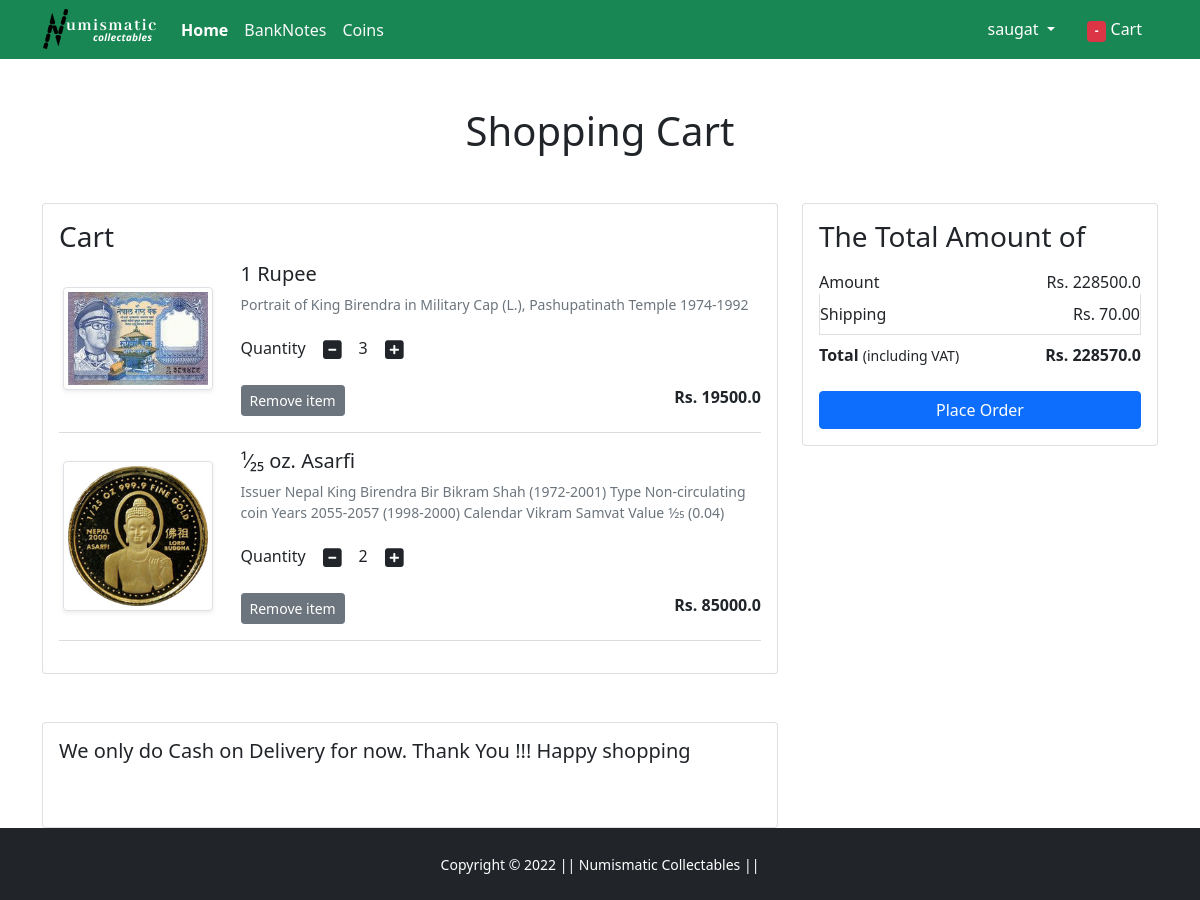
Screenshot of /cart/ (signed in) with the database file from the repository.
### app/models.py (models this page shows, shortened)
class Cart(models.Model):
    user = models.ForeignKey(User, on_delete=models.CASCADE)
    product = models.ForeignKey(Product, on_delete=models.CASCADE)
    quantity = models.PositiveIntegerField(default=1)

class Product(models.Model):
    title = models.CharField(max_length=100)
    selling_price = models.FloatField()
    discounted_price = models.FloatField()
    description = models.TextField()
    brand = models.CharField(max_length=100)
    category = models.CharField(choices=CATEGORY_CHOICES, max_length=15)
    product_image = models.ImageField(upload_to="productimg")

### app/views.py (the view)
# urls.py: path('cart/', views.show_cart, name='showcart'),
@login_required
def show_cart(request):
    if request.user.is_authenticated:
        user = request.user
        cart = Cart.objects.filter(user=user)
        amount = 0.0
        shipping_amount = 70.0
        totalamount = 0.0
        cart_product = [p for p in Cart.objects.all() if p.user == user]
        if cart_product:
            for p in cart_product:
                tempamount = (p.quantity * p.product.discounted_price)
                amount += tempamount
                totalamount = amount + shipping_amount
            return render(request, 'app/addtocart.html',{'carts':cart,'totalamount':totalamount,'amount':amount})
        else:
            return render(request, 'app/emptycart.html')

### app/templates/app/addtocart.html (shortened to what this page needs)
{% extends 'app/base.html' %}
{% load static %}
{% block main-content %}
<div class="container my-5">
 <div class="row">
  <h1 class="text-center mb-5">Shopping Cart</h1>
  <div class="col-sm-8">
  <div class="card">
   <div class="card-body">
    <h3>Cart</h3>
    {% for cart in carts %}
    <div class="row">
     <div class="col-sm-3 text-center align-self-center"><img src="{{cart.product.product_image.url}}" alt="" srcset="" class="img-fluid img-thumbnail shadow-sm" height="150" width="150"> </div>
     <div class="col-sm-9">
      <div>
       <h5>{{cart.product.title}}</h5>
       <p class="mb-2 text-muted small">{{cart.product.description}}</p>
       <div class="my-3">
        <label for="quantity">Quantity</label>
        <a class="minus-cart btn" pid="{{cart.product.id}}"><i class="fas fa-minus-square fa-lg"></i></a>
          <span id="quantity">{{cart.quantity}}</span>
        <a class="plus-cart btn" pid="{{cart.product.id}}"><i class="fas fa-plus-square fa-lg"></i></a>
       </div>
       <div class="d-flex justify-content-between">
        <a href="{% url 'showcart' %}" class="btn btn-sm btn-secondary mr-3 remove-cart" pid="{{cart.product.id}}">Remove item </a>
        <p class="mb-0"><span><strong>Rs. {{cart.product.discounted_price}}</strong></span></p>
       </div>
      </div>
     </div>
    </div>
    <hr class="text-muted">
    {% endfor %}
   </div>
   </div>
  </div>
  <div class="col-sm-4">
   <div class="card">
    <div class="card-body">
      <h3>The Total Amount of</h3>
      <ul class="list-group">
       <li class="list-group-item d-flex justify-content-between align-items-center border-0 px-0 pb-0">Amount<span>Rs. <span id="amount">{{amount}}</span></span></li>
       <li class="list-group-item d-flex justify-content-between align-items-center px-0">Shipping<span>Rs. 70.00</span></li>
       <li class="list-group-item d-flex justify-content-between align-items-center border-0 px-0 mb-3">
        <div>
           <strong>Total</strong> <small>(including VAT)</small>
         </div>
         <span><strong>Rs. <strong id="totalamount">{{totalamount}}</strong> </strong></span>
       </li>
      </ul>
      <div class="d-grid"><a href="{% url 'checkout' %}" class="btn btn-primary">Place Order</a></div>
    </div>
   </div>
  </div>
 </div>
</div>
<div class="container">
 <div class="row">
  <div class="col-sm-8">
   <div class="card">
    <div class="card-body">
      <h5 class="mb-4">We only do Cash on Delivery for now. Thank You !!! Happy shopping</h5>
    </div>
  </div>
  </div>
 </div>
</div>
{% endblock main-content %}

### app/templates/app/base.html (shortened to what this page needs)
<!doctype html>
{% load static %}
<html lang="en">
  <head>
    <link href="https://cdn.jsdelivr.net/npm/bootstrap@5.0.0-beta1/dist/css/bootstrap.min.css" rel="stylesheet">
    <link rel="stylesheet" href="{% static 'app/css/owl.carousel.min.css' %}">
    <link rel="stylesheet" href="{% static 'app/css/all.min.css' %}">
    <link rel="stylesheet" href="{% static 'app/css/style.css' %}">
  </head>
  <body class="d-flex flex-column min-vh-100">
    <nav class="navbar navbar-expand-lg navbar-dark bg-success sticky-top py-1">
     <div class="container">
       <a class="navbar-brand pr-5" href="/"><img src="{% static 'app/images/banner/logo.png' %}" alt="LOGO"></a>
       <div class="collapse navbar-collapse" id="navbarSupportedContent">
         <ul class="navbar-nav me-auto mb-2 mb-lg-0">
           <li class="nav-item">
             <a class="nav-link active fw-bold" aria-current="page" href="/">Home</a>
           </li>
           <li class="nav-item">
              <li><a class="nav-link text-light" href="{% url 'banknotes' %}">BankNotes</a></li>
            </li>
            <li class="nav-item">
              <li><a class="nav-link text-light" href="{% url 'coins' %}">Coins</a></li>
            </li>
         </ul>
         <div>
          <ul class="navbar-nav me-auto mb-2 mb-lg-0">
          {% if request.user.is_authenticated %}
           <li class="nav-item dropdown mx-2">
              <a class="nav-link dropdown-toggle text-white" href="#" id="profileDropdown" role="button" data-bs-toggle="dropdown" aria-expanded="false">
                <span class"text-capitalized">{{request.user.username}}</span>
              </a>
            </li>
            <li class="nav-item mx-2">
             <a href="{% url 'showcart' %}" class="nav-link text-white"><span class="badge bg-danger">-</span> Cart </a>
            </li>
          {% endif %}
          </ul>
         </div>
       </div>
     </div>
    </nav>
    {% block main-content %} {% endblock main-content %}
    <footer class=" bg-dark text-center py-4 mt-auto">
        <small class="text-white">Copyright &copy; 2022 || Numismatic Collectables || </small>
    </footer>
  </body>
</html>

### rows the page displays
Cart: product.product_image (picture), product "1 Rupee", product.description "Portrait of King Birendra in Military Cap (L.), Pashupatinath Temple 1974-1992", quantity "3", product.discounted_price "19500.0"
Cart: product.product_image (picture), product "¹⁄₂₅ oz. Asarfi", product.description "Issuer Nepal King Birendra Bir Bikram Shah (1972-2001) Type Non-circulating coin Years 2055-2057 (1998-2000) Calendar Vikram Samvat Value 1⁄25 (0.04)", quantity "2", product.discounted_price "85000.0"

### other values shown
{{ request.user.username }} "saugat"
{{ amount }} "228500.0"
{{ totalamount }} "228570.0"
